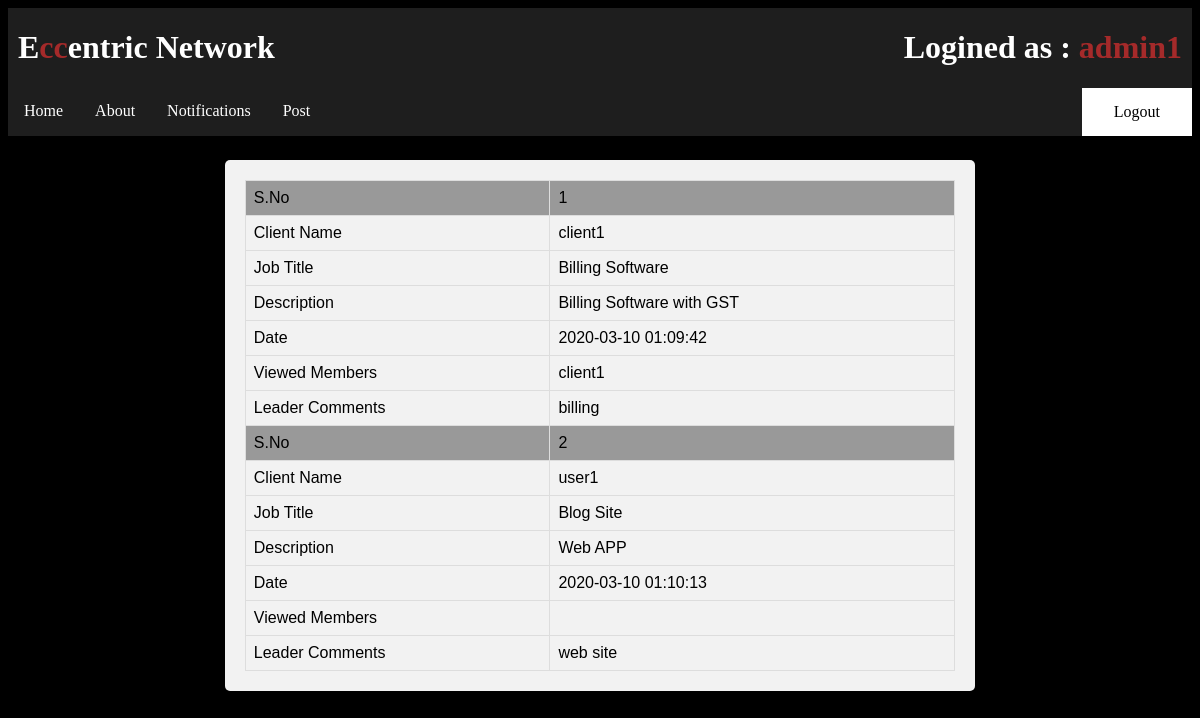
/post.php (signed in), run on the app's committed database.
### tables this page shows
CREATE TABLE `work` (
  `id` int(11) NOT NULL,
  `client_name` varchar(64) NOT NULL,
  `work` text NOT NULL,
  `group_name` varchar(64) NOT NULL,
  `description` text NOT NULL,
  `leader_comments` text NOT NULL,
  `admin_approved` int(11) NOT NULL DEFAULT 0,
  `admin_by` varchar(64) NOT NULL,
  `leader_approved` int(11) NOT NULL DEFAULT 0,
  `leader_by` varchar(64) NOT NULL,
  `date` timestamp NOT NULL DEFAULT current_timestamp() ON UPDATE current_timestamp()
);

### post.php (the view, shortened to what this page needs)
<?php
	require("database.php");
?>
<!DOCTYPE html>
<html>
<head>
	<link rel="stylesheet" href="style.css">
</head>
<body class="bg" style="min-height:600px">
<ul>
<li><h1 style='color:white;padding-left:10px'>E<span style='color:brown'>cc</span>entric Network</h1></li>
<?php
if(isset($_SESSION["username"]) && !empty($_SESSION["username"]))
{
	echo '<li style="float:right"><h1 style="color:white;padding-right:10px">Logined as : <span style="color:brown">'.$_SESSION["username"].'</span></h5></li>';
}
?>
</ul>
<ul>
  <li><a href="index.php">Home</a></li>
  <li><a href="about.php" >About</a></li>
  <li><a href="notify.php" >Notifications</a></li>
  <?php
	if(isset($_SESSION["username"]) && !empty($_SESSION["username"]))
	{
		if($_SESSION["role"]=="admin")
		{
			echo '<li><a href="post.php" >Post</a></li>';
		}
		echo '<li style="float: right;"><a href="logout.php" class="button" style="background-color:white;color:black" >Logout</a></li>';
	}
	else
	{
		echo '<li><a href="register.php">Register</a></li>';
		echo '<li style="float: right;"><a href="login.php" class="button" style="background-color:white;color:black" >Login</a></li>';
	}
	?>
</ul>
<div style='margin-top:2%'>
<form name="addform" action="<?php echo $_SERVER["REQUEST_URI"]?>" method="post" enctype="multipart/form-data" novalidate>
	<table id="file">
	<?php
	$work=$conn->query("Select * from work where admin_approved=1 and admin_by='".$_SESSION["username"]."'");
	if($work->num_rows>0)
	{
		$i=1;
		while($row=$work->fetch_assoc())
		{
			 $query2="SELECT GROUP_CONCAT(DISTINCT username ORDER BY username ASC SEPARATOR ',') as users FROM view_by where f_work=".$row["id"]." and group_name='client'" ;
			$view_by=$conn->query($query2)->fetch_assoc();
			echo '	<tr style="background-color:#999">
						<td>S.No</td>
						<td>'.$i.'</td>
					</tr>
					<tr>
						<td>Client Name</td>
						<td>'.$row["client_name"].'</td>
					</tr>
					<tr>
						<td>Job Title</td>
						<td>'.$row["work"].'</td>
					</tr>
					<tr>
						<td>Description</td>
						<td>'.$row["description"].'</td>
					</tr>
					<tr>
						<td>Date</td>
						<td>'.$row["date"].'</td>
					</tr>
					<tr>
						<td>Viewed Members</td>
						<td>'.$view_by["users"].'</td>
					</tr>
					<tr>
						<td>Leader Comments</td>
						<td>'.$row["leader_comments"].'</td>
					</tr>
				</tr>';
				$i++;
		}
	}
	else
	{
		echo '<tr style="text-align:center"><td colspan=6>No records</td></tr>';
	}
	?>
	</table>
</form>
</div>
	</body>
</html>
</html>

### style.css (style rules this page uses)
div { margin:auto; width:60%; border-radius: 5px; background-color: #f2f2f2; padding: 20px; }
ul { list-style-type: none; margin: 0; padding: 0; overflow: hidden; background-color: #33333396; }
ul li { float: left; }
ul li a { display: block; color: white; text-align: center; padding: 14px 16px; text-decoration: none; }
.bg { background-color: black; background-position: fixed; background-repeat: no-repeat; background-size: 100% 100%; }
.button { background-color: #0000ff; border: none; color: white; padding: 15px 32px; text-align: center; text-decoration: none; display: inline-block; font-size: 16px; }
#file { font-family: "Trebuchet MS", Arial, Helvetica, sans-serif; border-collapse: collapse; width: 100%; }
#file td, #file th { border: 1px solid #ddd; padding: 8px; }
#file tr:nth-child(even) { background-color: #f2f2f2; }

### data on the page
work: client_name "client1", work "Billing Software", description "Billing Software with GST", date "2020-03-10 01:09:42", users "client1", leader_comments "billing"
work: client_name "user1", work "Blog Site", description "Web APP", date "2020-03-10 01:10:13", leader_comments "web site"

### other printed values
$_SESSION["username"] "admin1"
